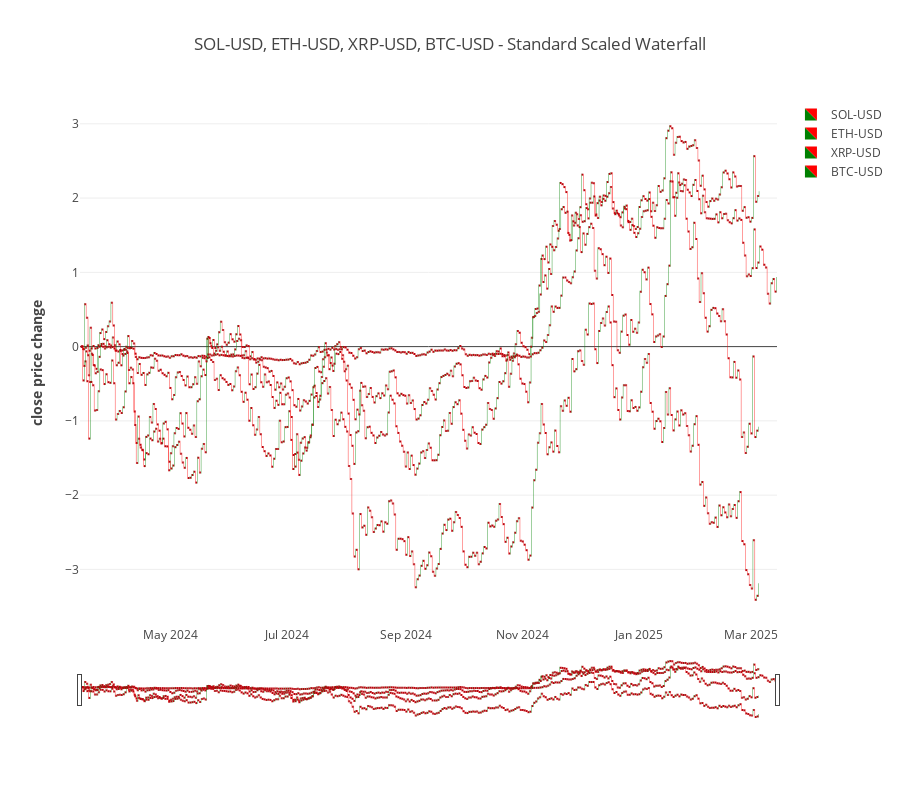

The notebook cell this image was saved under:
### Code cell
# fig = draw_waterfall_chart(data, scale_price=True)  # , scale_price=True, draw_volume=False)
# fig.show()

### Figure 1 — Plotly figure (JSON) as saved in the notebook; plotly's stock layout.template omitted (floating-point values rounded to 4 significant figures; data arrays with more than 128 entries replaced by an {"elided": "..."} marker saying what was removed)
{"data": [{"connector": {"line": {"color": "#b20710"}}, "decreasing": {"marker": {"color": "red"}}, "increasing": {"marker": {"color": "green"}}, "name": "SOL-USD", "orientation": "v", "text": {"elided": "356 float values"}, "textposition": "auto", "type": "waterfall", "x": {"elided": "356 str values"}, "y": {"elided": "356 float values"}}, {"connector": {"line": {"color": "#b20710"}}, "decreasing": {"marker": {"color": "red"}}, "increasing": {"marker": {"color": "green"}}, "name": "ETH-USD", "orientation": "v", "text": {"elided": "356 float values"}, "textposition": "auto", "type": "waterfall", "x": {"elided": "356 str values"}, "y": {"elided": "356 float values"}}, {"connector": {"line": {"color": "#b20710"}}, "decreasing": {"marker": {"color": "red"}}, "increasing": {"marker": {"color": "green"}}, "name": "XRP-USD", "orientation": "v", "text": {"elided": "356 float values"}, "textposition": "auto", "type": "waterfall", "x": {"elided": "356 str values"}, "y": {"elided": "356 float values"}}, {"connector": {"line": {"color": "#b20710"}}, "decreasing": {"marker": {"color": "red"}}, "increasing": {"marker": {"color": "green"}}, "name": "BTC-USD", "orientation": "v", "text": {"elided": "365 float values"}, "textposition": "auto", "type": "waterfall", "x": {"elided": "365 str values"}, "y": {"elided": "365 float values"}}], "layout": {"height": 800, "title": {"text": "SOL-USD, ETH-USD, XRP-USD, BTC-USD - Standard Scaled Waterfall"}, "xaxis": {"rangeslider": {"thickness": 0.1, "visible": true}}, "yaxis": {"title": {"text": "<b>close price change</b>"}}}}
